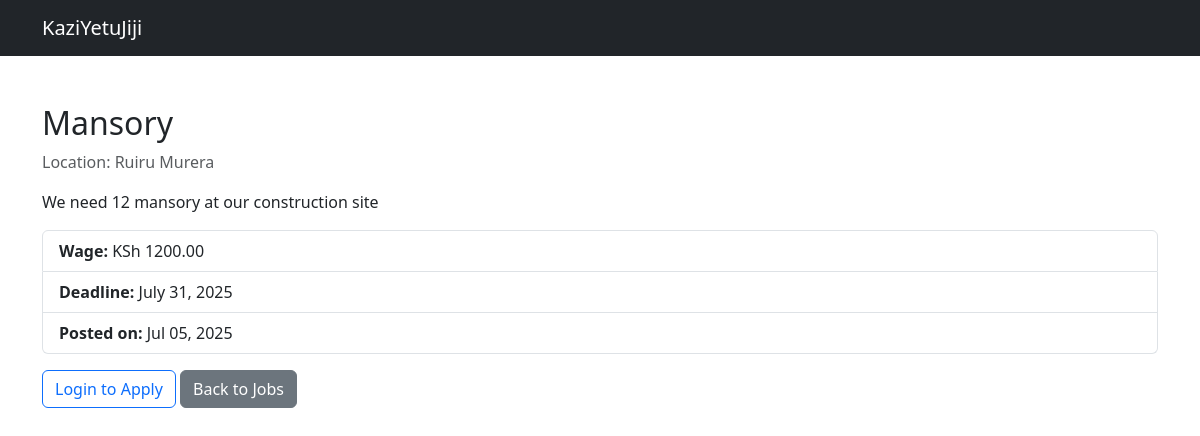
The app's page /job/1/ with its own data.
### core/models.py (models this page shows, shortened)
class Job(models.Model):
    employer = models.ForeignKey(User, on_delete=models.CASCADE)
    title = models.CharField(max_length=200)
    description = models.TextField()
    location = models.CharField(max_length=100)
    wage = models.DecimalField(max_digits=8, decimal_places=2)
    deadline = models.DateField()
    created_at = models.DateTimeField(auto_now_add=True)

### core/views.py (the view)
# urls.py: path('job/<int:job_id>/', views.job_detail, name='job_detail'),
def job_detail(request, job_id):
    job = get_object_or_404(Job, id=job_id)
    return render(request, 'job_detail.html', {'job': job})

### templates/job_detail.html (shortened to what this page needs)
{% load static %}
<!DOCTYPE html>
<html lang="en">
<head>
    <link rel="stylesheet" href="{% static 'core/css/bootstrap.min.css' %}">
</head>
<body>
<nav class="navbar navbar-dark bg-dark navbar-expand-lg">
    <div class="container">
        <a class="navbar-brand" href="{% url 'home' %}">KaziYetuJiji</a>
    </div>
</nav>
<div class="container mt-5">
    <h2>{{ job.title }}</h2>
    <p class="text-muted">Location: {{ job.location }}</p>
    <p>{{ job.description }}</p>
    <ul class="list-group mb-3">
        <li class="list-group-item"><strong>Wage:</strong> KSh {{ job.wage }}</li>
        <li class="list-group-item"><strong>Deadline:</strong> {{ job.deadline }}</li>
        <li class="list-group-item"><strong>Posted on:</strong> {{ job.created_at|date:"M d, Y" }}</li>
    </ul>
    {% if user.is_authenticated %}
        <a href="{% url 'apply_to_job' job.id %}" class="btn btn-success">Apply Now</a>
    {% else %}
        <a href="{% url 'login' %}?next={% url 'job_detail' job.id %}" class="btn btn-outline-primary">Login to Apply</a>
    {% endif %}
    <a href="{% url 'home' %}" class="btn btn-secondary">Back to Jobs</a>
</div>
</body>
</html>

### records on screen
Job: title "Mansory", location "Ruiru Murera", description "We need 12 mansory at our construction site", wage "1200.00", deadline "July 31, 2025", created_at "Jul 05, 2025"
